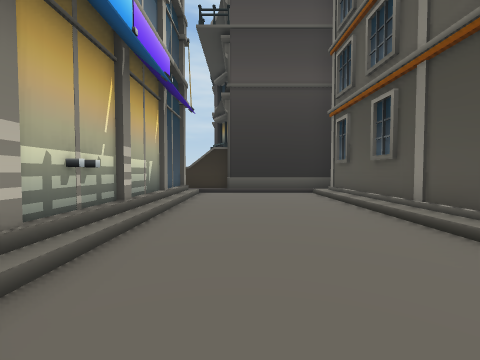
[1] (above)

24 first-person views from a walk through a Unity game level. The camera is 1.5 m above the floor, tilts 2° down and sees 90° across. The floor is counted in squares, 2 m on a side. Each view is taken from the middle of a square. On the plan, view 1 faces up. The plan holds only what a view shows up to about 9 squares ahead; the rest is blank. The place goes on beyond the plan.

[2]
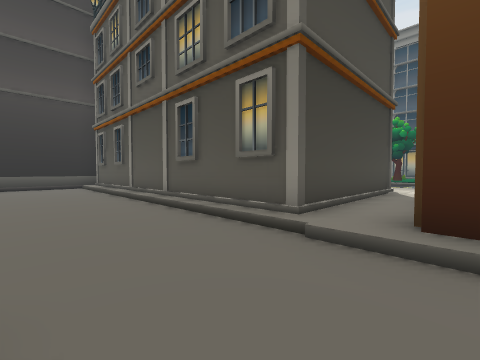

[3]
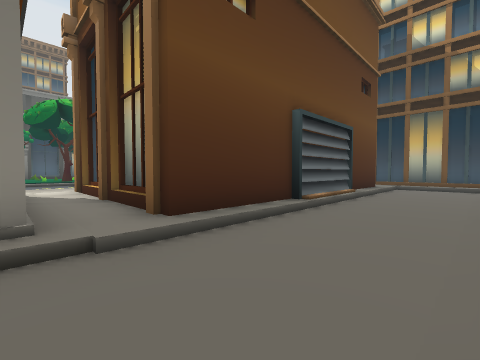

[4]
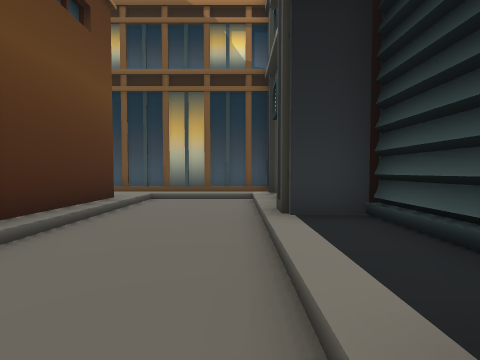

[5]
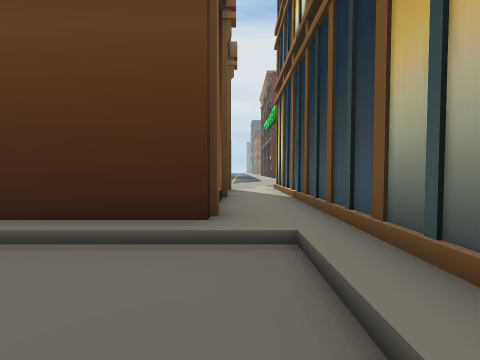

[6]
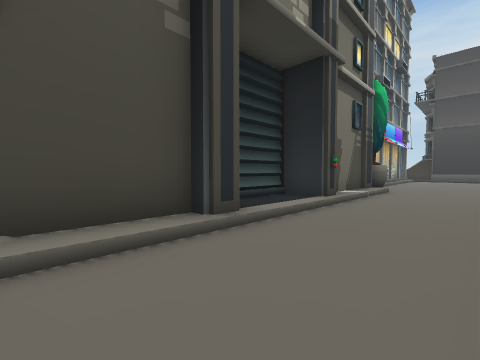

[7]
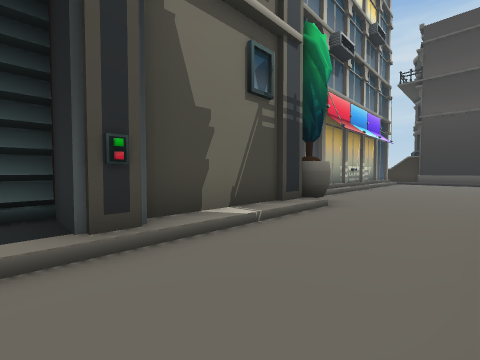

[8]
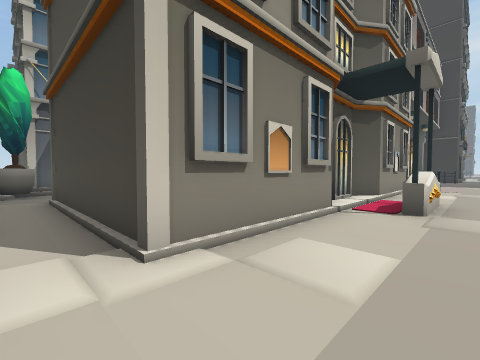

[9]
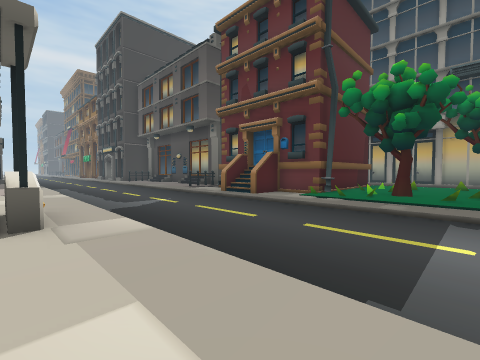

[10]
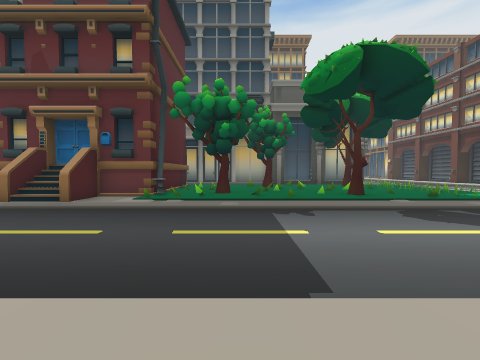

[11]
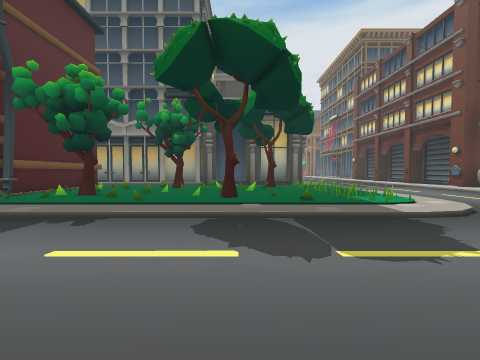

[12]
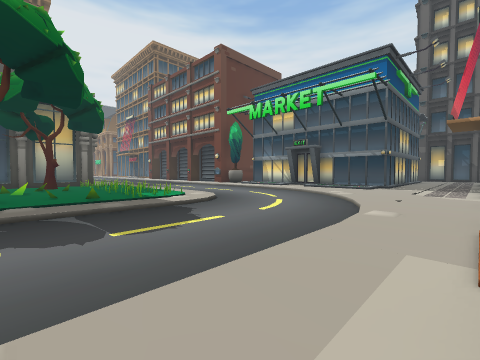

[13]
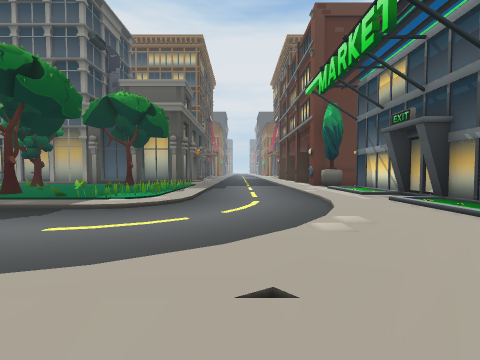

[14]
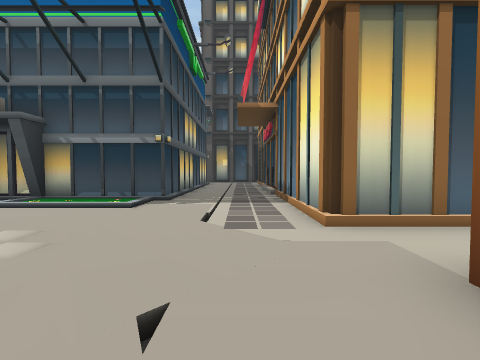

[15]
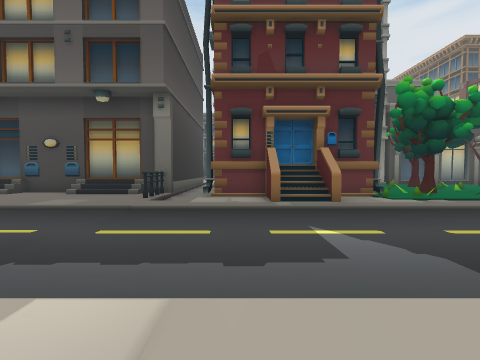

[16]
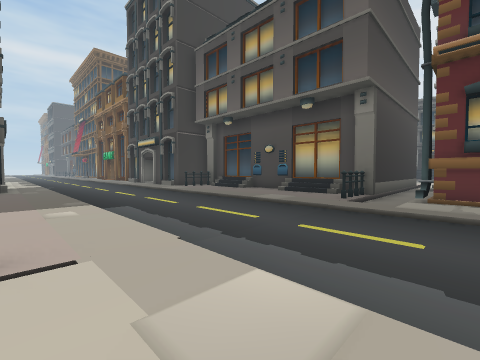

[17]
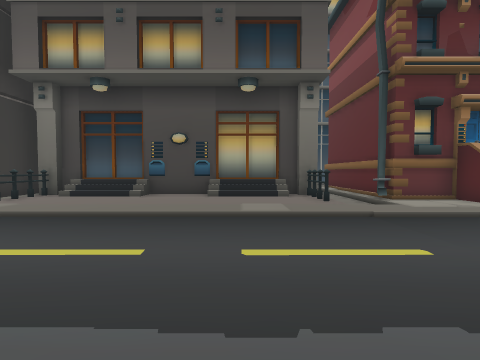

[18]
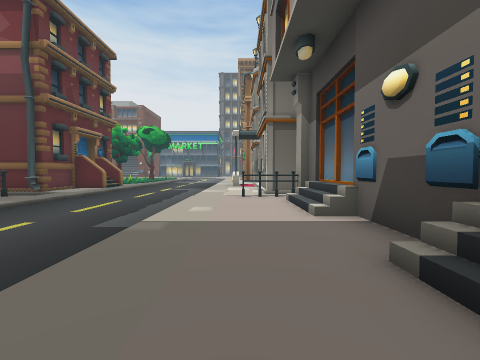

[19]
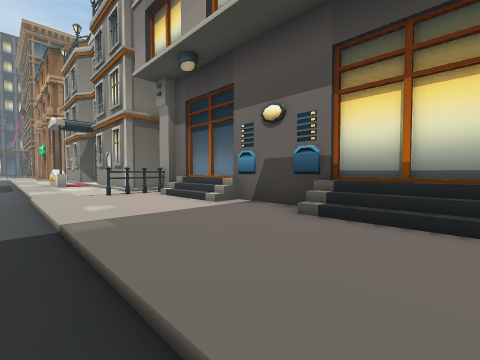

[20]
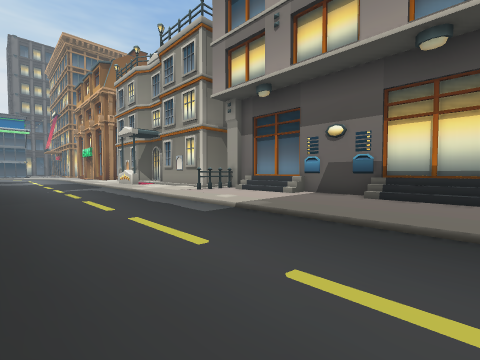

[21]
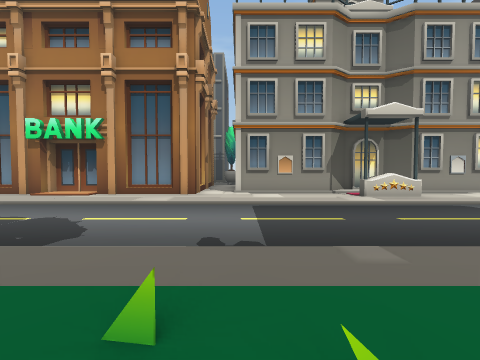

[22]
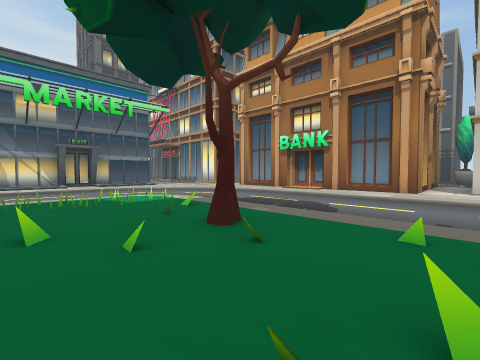

[23]
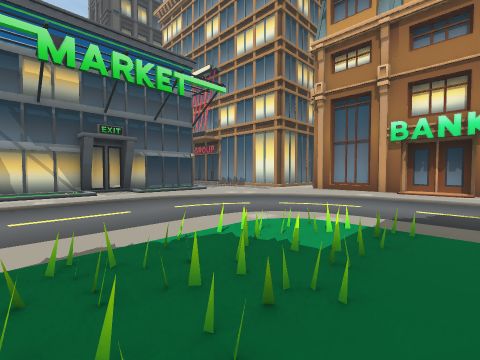

[24]
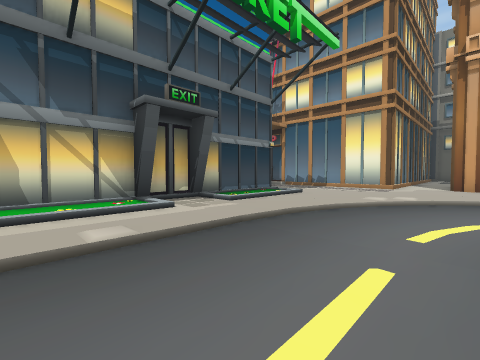

### Floor plan
Key: @ floor where view 1 was taken; # wall or solid block; . main floor; : floor 0.25 m higher than the main floor; + floor 0.5 m higher than the main floor; / step, stairs or slope; = window, fence, low wall or low ledge; ^ raised ledge; B building; T tree; O other object.
Columns run from 2 left of view 1 to 19 right of it. Each row starts with its distance up from view 1.
 16          #:::....:::#
 15          #:::....:::#
 14          #:::....:::#
 13          #:::....:::#
 12          #:::....:::#
 11          #:::....:::#
 10          #:::....:::#
  9 ###=#^   ^#::....::###
  8 B....B   BB::....: ...
  7 B....B    B::....: BBB
  6 B....B    B::....: B
  5 B....B    B :....BBB
  4 B....B    B :..../ B
  3 B....B    BB:....BBB
  2 B....B    BB:....::BBB
  1 B....B    B::....:=  +
  0 B.@..B    B :....:+T +
 -1 B....B    B::....:++++
 -2 B#...BBBBBB::....:++=+
 -3  #...:      :....:++++
 -4  B...BBBBBB :....:++++
 -5  B...B    B::....:+T++
 -6  B...B    B::....:+++=
 -7 BB...B    B::....:=+++
 -8 B ...B    B::....:...
 -9 B ...B    B::....:O.O
-10 B ...B    B::/.../::::
-11  B...B    B::/........
-12  B...BBB BB:::/.......
-13  B...     :::://......
-14  B //     //:::://....
-15   BBBBBBBBB  ::://:///
-16           B  :////:
-17           B      B B
-18           B   BBBBBBBB
-19           B   B

Where each view was taken, in squares from view 1:
view 1: 0 up, 0 right, facing up
view 2: 4 down, 0 right, facing up-right
view 3: 2 down, 0 right, facing down-right
view 4: 7 down, 0 right, facing down
view 5: 13 down, 0 right, facing right
view 6: 13 down, 2 right, facing up-left
view 7: 8 down, 2 right, facing up-left
view 8: 3 down, 10 right, facing up-left
view 9: 2 down, 9 right, facing up-right
view 10: 1 down, 9 right, facing right
view 11: 5 down, 10 right, facing right
view 12: 5 down, 9 right, facing down-right
view 13: 12 down, 9 right, facing right
view 14: 11 down, 10 right, facing down
view 15: 6 up, 9 right, facing right
view 16: 6 up, 9 right, facing up-right
view 17: 11 up, 10 right, facing right
view 18: 16 up, 9 right, facing down
view 19: 16 up, 11 right, facing down-left
view 20: 16 up, 14 right, facing down-left
view 21: 2 down, 17 right, facing left
view 22: 2 down, 19 right, facing down-left
view 23: 7 down, 19 right, facing down-left
view 24: 12 down, 19 right, facing down-left
